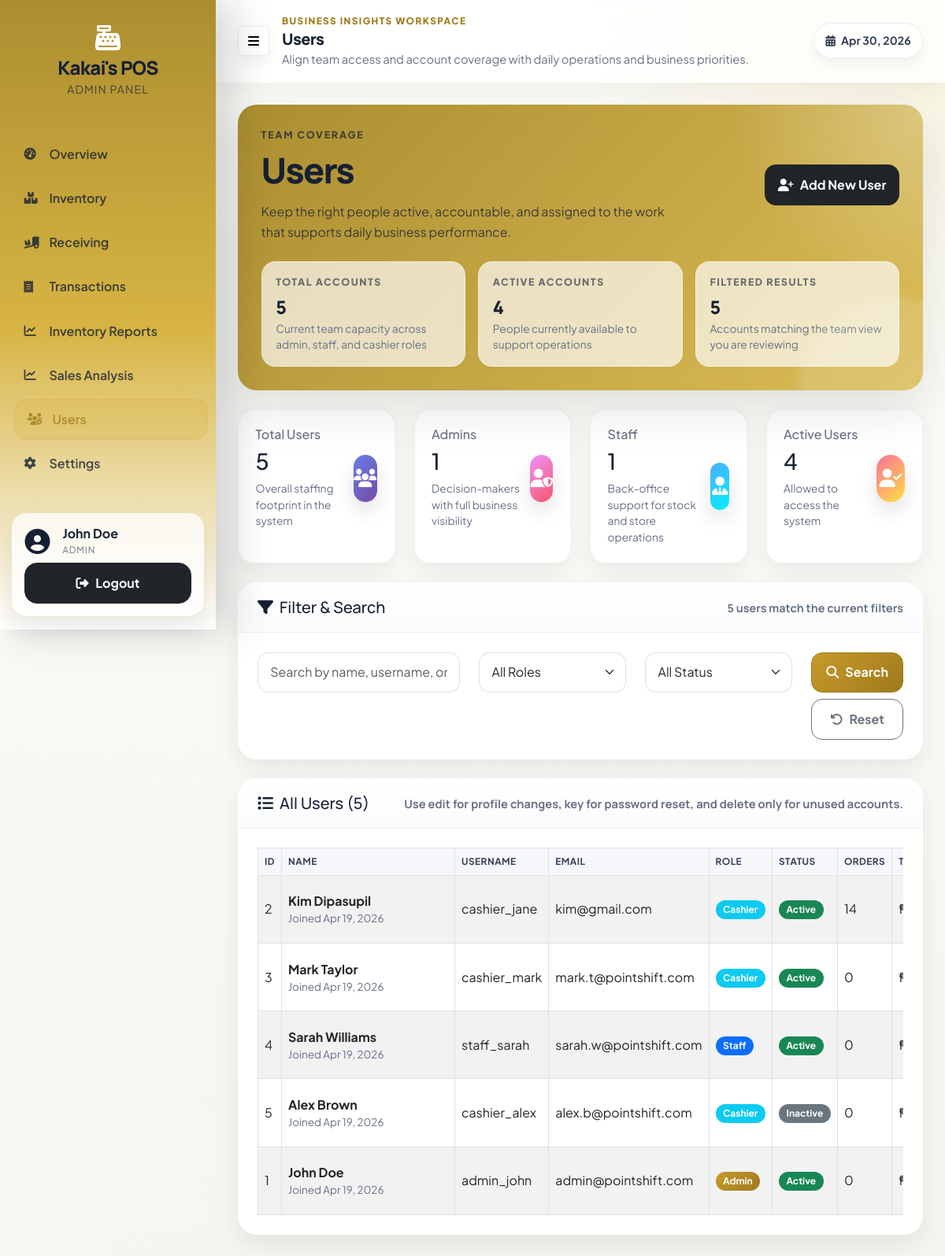
The page /user_management.php (signed in) on the database its author committed.
### tables this page shows
CREATE TABLE IF NOT EXISTS `users` (
  `id` int NOT NULL AUTO_INCREMENT,
  `username` varchar(50) NOT NULL,
  `email` varchar(100) NOT NULL,
  `password` varchar(255) NOT NULL,
  `role` enum('admin','staff','cashier') NOT NULL DEFAULT 'staff',
  `first_name` varchar(50) NOT NULL,
  `last_name` varchar(50) NOT NULL,
  `status` enum('active','inactive') DEFAULT 'active',
  `created_at` timestamp NULL DEFAULT CURRENT_TIMESTAMP,
  `updated_at` timestamp NULL DEFAULT CURRENT_TIMESTAMP ON UPDATE CURRENT_TIMESTAMP,
  PRIMARY KEY (`id`),
  UNIQUE KEY `username` (`username`),
  UNIQUE KEY `email` (`email`)
);

### public/user_management.php (the view, shortened to what this page needs)
<?php
require_once __DIR__ . '/../app/config.php';
$search = $_GET['search'] ?? '';
$query = "SELECT u.*,
          (SELECT COUNT(*) FROM orders WHERE user_id = u.id) as total_orders,
          (SELECT SUM(total_amount) FROM orders WHERE user_id = u.id AND status = 'completed') as total_sales
          FROM users u WHERE 1=1";
$conditions = [];
$query .= $conditions ? ' AND ' . implode(' AND ', $conditions) : '';
$query .= " ORDER BY u.created_at DESC";
$stmt = $conn->prepare($query);
$stmt->execute();
$users = $stmt->get_result()->fetch_all(MYSQLI_ASSOC);
$stats = $conn->query("SELECT
    COUNT(*) as total_users,
    SUM(CASE WHEN role = 'admin' THEN 1 ELSE 0 END) as admin_count,
    SUM(CASE WHEN role = 'staff' THEN 1 ELSE 0 END) as staff_count,
    SUM(CASE WHEN role = 'cashier' THEN 1 ELSE 0 END) as cashier_count,
    SUM(CASE WHEN status = 'active' THEN 1 ELSE 0 END) as active_count
FROM users")->fetch_assoc();
?>
<div class="panel-hero mb-4">
    <div class="row align-items-center g-4">
        <div class="col-lg-8">
            <div class="hero-kicker">Team Coverage</div>
            <h2 class="hero-title">Users</h2>
            <p class="hero-subtitle">Keep the right people active, accountable, and assigned to the work that supports daily business performance.</p>
        </div>
        <div class="col-lg-4 text-lg-end">
            <button class="btn btn-dark btn-custom" data-bs-toggle="modal" data-bs-target="#addUserModal">
                <i class="fas fa-user-plus me-2"></i>Add New User
            </button>
        </div>
    </div>
    <div class="summary-strip mt-4">
        <div class="summary-pill">
            <div class="summary-pill-label">Total Accounts</div>
            <div class="summary-pill-value"><?php echo number_format($stats['total_users']); ?></div>
            <div class="metric-note">Current team capacity across admin, staff, and cashier roles</div>
        </div>
        <div class="summary-pill">
            <div class="summary-pill-label">Active Accounts</div>
            <div class="summary-pill-value"><?php echo number_format($stats['active_count']); ?></div>
            <div class="metric-note">People currently available to support operations</div>
        </div>
        <div class="summary-pill">
            <div class="summary-pill-label">Filtered Results</div>
            <div class="summary-pill-value"><?php echo number_format(count($users)); ?></div>
            <div class="metric-note">Accounts matching the team view you are reviewing</div>
        </div>
    </div>
</div>
<div class="row mb-4 user-management-grid">
    <div class="col-xl-3 col-md-6">
        <div class="stats-card">
            <div class="d-flex justify-content-between align-items-center">
                <div>
                    <h6 class="text-muted mb-2">Total Users</h6>
                    <h3 class="mb-0"><?php echo number_format($stats['total_users']); ?></h3>
                    <div class="user-stat-note mt-2">Overall staffing footprint in the system</div>
                </div>
                <div class="stats-icon" style="background: linear-gradient(135deg, #667eea 0%, #764ba2 100%);">
                    <i class="fas fa-users"></i>
                </div>
            </div>
        </div>
    </div>
    <div class="col-xl-3 col-md-6">
        <div class="stats-card">
            <div class="d-flex justify-content-between align-items-center">
                <div>
                    <h6 class="text-muted mb-2">Admins</h6>
                    <h3 class="mb-0"><?php echo number_format($stats['admin_count']); ?></h3>
                    <div class="user-stat-note mt-2">Decision-makers with full business visibility</div>
                </div>
                <div class="stats-icon" style="background: linear-gradient(135deg, #f093fb 0%, #f5576c 100%);">
                    <i class="fas fa-user-shield"></i>
                </div>
            </div>
        </div>
    </div>
    <div class="col-xl-3 col-md-6">
        <div class="stats-card">
            <div class="d-flex justify-content-between align-items-center">
                <div>
                    <h6 class="text-muted mb-2">Staff</h6>
                    <h3 class="mb-0"><?php echo number_format($stats['staff_count']); ?></h3>
                    <div class="user-stat-note mt-2">Back-office support for stock and store operations</div>
                </div>
                <div class="stats-icon" style="background: linear-gradient(135deg, #4facfe 0%, #00f2fe 100%);">
                    <i class="fas fa-user-tie"></i>
                </div>
            </div>
        </div>
    </div>
    <div class="col-xl-3 col-md-6">
        <div class="stats-card">
            <div class="d-flex justify-content-between align-items-center">
                <div>
                    <h6 class="text-muted mb-2">Active Users</h6>
                    <h3 class="mb-0"><?php echo number_format($stats['active_count']); ?></h3>
                    <div class="user-stat-note mt-2">Allowed to access the system</div>
                </div>
                <div class="stats-icon" style="background: linear-gradient(135deg, #fa709a 0%, #fee140 100%);">
                    <i class="fas fa-user-check"></i>
                </div>
            </div>
        </div>
    </div>
</div>
<div class="content-card mb-4">
    <div class="card-header d-flex justify-content-between align-items-center">
        <h5 class="mb-0"><i class="fas fa-filter me-2"></i>Filter & Search</h5>
        <span class="section-note"><?php echo count($users); ?> users match the current filters</span>
    </div>
    <div class="card-body">
        <form method="GET" action="" class="row filter-form-grid">
            <div class="col-lg-4 col-md-6">
                <input type="text" class="form-control" name="search" placeholder="Search by name, username, or email..." value="<?php echo htmlspecialchars($search); ?>">
            </div>
            <div class="col-lg-3 col-md-6">
                <select class="form-select" name="role_filter">
                    <option value="">All Roles</option>
                </select>
            </div>
            <div class="col-lg-3 col-md-6">
                <select class="form-select" name="status_filter">
                    <option value="">All Status</option>
                </select>
            </div>
            <div class="col-lg-2 col-md-6">
                <div class="d-grid gap-2">
                    <button type="submit" class="btn btn-danger btn-custom">
                        <i class="fas fa-search me-2"></i>Search
                    </button>
                    <a href="user_management.php" class="btn btn-outline-secondary btn-custom">
                        <i class="fas fa-rotate-left me-2"></i>Reset
                    </a>
                </div>
            </div>
        </form>
    </div>
</div>
<div class="content-card">
    <div class="card-header">
        <div class="filter-toolbar">
            <h5 class="mb-0"><i class="fas fa-list me-2"></i>All Users (<?php echo count($users); ?>)</h5>
            <div class="filter-summary">Use edit for profile changes, key for password reset, and delete only for unused accounts.</div>
        </div>
    </div>
    <div class="card-body">
        <div class="table-responsive">
            <table class="table table-striped table-hover table-bordered align-middle mb-0 data-table user-table">
                <thead>
                    <tr>
                        <th>ID</th>
                        <th>Name</th>
                        <th>Username</th>
                        <th>Email</th>
                        <th>Role</th>
                        <th>Status</th>
                        <th class="d-none d-lg-table-cell">Orders</th>
                        <th class="d-none d-xl-table-cell">Total Sales</th>
                    </tr>
                </thead>
                <tbody>
                    <?php if (empty($users)): ?>
                        <tr>
                            <td colspan="10" class="empty-state">No users found for the selected filters.</td>
                        </tr>
                    <?php else: ?>
                        <?php foreach ($users as $user): ?>
                            <tr>
                                <td><?php echo $user['id']; ?></td>
                                <td class="user-name-cell">
                                    <strong><?php echo htmlspecialchars($user['first_name'] . ' ' . $user['last_name']); ?></strong>
                                    <div class="user-meta">Joined <?php echo date('M d, Y', strtotime($user['created_at'])); ?></div>
                                </td>
                                <td><?php echo htmlspecialchars($user['username']); ?></td>
                                <td><?php echo htmlspecialchars($user['email']); ?></td>
                                <td>
                                    <span class="badge <?php
                                        echo $user['role'] == 'admin' ? 'role-badge-admin' :
                                            ($user['role'] == 'staff' ? 'bg-primary' : 'bg-info');
                                    ?>">
                                        <?php echo ucfirst($user['role']); ?>
                                    </span>
                                </td>
                                <td>
                                    <span class="badge <?php echo $user['status'] == 'active' ? 'bg-success' : 'bg-secondary'; ?>">
                                        <?php echo ucfirst($user['status']); ?>
                                    </span>
                                </td>
                                <td class="d-none d-lg-table-cell"><?php echo number_format($user['total_orders']); ?></td>
                                <td class="d-none d-xl-table-cell"><?php echo formatCurrency($user['total_sales'] ?? 0); ?></td>
                            </tr>
                        <?php endforeach; ?>
                    <?php endif; ?>
                </tbody>
            </table>
        </div>
    </div>
</div>
<?php
include __DIR__ . '/../app/views/layout.php';
?>

### app/views/layout.php (style rules this page uses)
:root { --brand: #D4AF37; --brand-deep: #AA8C2C; --brand-soft: #FFF8DC; --accent: #C79A2B; --accent-deep: #9F7A1C; --accent-soft: #F3E4A8; --accent-rgb: 170, 140, 44; --ink: #172033; --muted: #667085; --line: rgba(23, 32, 51, 0.08); --surface: rgba(255, 255, 255, 0.92); --surface-strong: #ffffff; --shadow-lg: 0 24px 60px rgba(17, 24, 39, 0.12); --shadow-md: 0 12px 30px rgba(17, 24, 39, 0.08); --radius-lg: 24px; --radius-md: 18px; --radius-sm: 14px; }
body { min-height: 100vh; color: var(--ink); background: radial-gradient(circle at top right, rgba(212, 175, 55, 0.12), transparent 24%), radial-gradient(circle at bottom left, rgba(255, 255, 255, 0.15), transparent 22%), linear-gradient(180deg, #fefef8 0%, #f5f5f0 100%); font-family: 'Plus Jakarta Sans', 'Segoe UI', sans-serif; overflow-x: hidden; }
.content-card { background: var(--surface); backdrop-filter: blur(12px); border-radius: var(--radius-lg); box-shadow: var(--shadow-md); border: 1px solid rgba(255,255,255,0.72); margin-bottom: 1.5rem; overflow: hidden; }
.content-card .card-header { background: linear-gradient(180deg, rgba(255,255,255,0.84), rgba(248,250,252,0.72)); border-bottom: 1px solid var(--line); padding: 1.2rem 1.5rem; font-weight: 700; font-family: 'Manrope', sans-serif; }
.content-card .card-body { padding: 1.5rem; }
.panel-hero { position: relative; overflow: hidden; padding: 1.85rem; border-radius: var(--radius-lg); background: radial-gradient(circle at top right, rgba(255, 255, 255, 0.3), transparent 26%), linear-gradient(135deg, rgba(170, 140, 44, 0.98), rgba(212, 175, 55, 0.84)); color: #172033; box-shadow: var(--shadow-lg); }
.panel-hero::after { content: ""; position: absolute; inset: auto -80px -120px auto; width: 240px; height: 240px; border-radius: 50%; background: rgba(255,255,255,0.14); filter: blur(6px); }
.hero-kicker { font-size: 0.78rem; font-weight: 800; letter-spacing: 0.14em; text-transform: uppercase; color: rgba(23, 32, 51, 0.72); margin-bottom: 0.5rem; }
.hero-title { font-family: 'Manrope', sans-serif; font-weight: 800; letter-spacing: -0.04em; margin: 0; font-size: clamp(1.9rem, 4vw, 2.8rem); }
.hero-subtitle { color: rgba(23, 32, 51, 0.78); max-width: 52rem; margin: 0.85rem 0 0; font-size: 1rem; line-height: 1.6; }
.stats-card, .metric-card { border-radius: 20px; padding: 1.35rem; background: rgba(255,255,255,0.94); border: 1px solid rgba(15, 23, 42, 0.06); box-shadow: 0 12px 28px rgba(15, 23, 42, 0.07); height: 100%; transition: transform 0.2s ease, box-shadow 0.2s ease, border-color 0.2s ease; }
.stats-icon, .metric-icon { width: 60px; height: 60px; border-radius: 18px; display: inline-flex; align-items: center; justify-content: center; font-size: 1.45rem; color: #fff; box-shadow: 0 12px 24px rgba(15, 23, 42, 0.12); }
.metric-note { color: var(--muted); font-size: 0.86rem; }
.filter-toolbar { display: flex; flex-wrap: wrap; gap: 0.75rem; align-items: center; justify-content: space-between; }
.filter-summary { color: var(--muted); font-size: 0.92rem; }
.summary-strip { display: grid; grid-template-columns: repeat(3, minmax(0, 1fr)); gap: 1rem; }
.summary-pill { border-radius: 18px; padding: 1rem 1.1rem; background: rgba(255,255,255,0.68); border: 1px solid rgba(255,255,255,0.4); }
.summary-pill-label { font-size: 0.78rem; color: rgba(23, 32, 51, 0.62); text-transform: uppercase; letter-spacing: 0.12em; font-weight: 800; margin-bottom: 0.35rem; }
.summary-pill-value { font-family: 'Manrope', sans-serif; font-size: 1.45rem; font-weight: 800; letter-spacing: -0.03em; }
.data-table { min-width: 880px; }
.data-table th { white-space: nowrap; }
.data-table td { white-space: nowrap; }
.form-control, .form-select { border-radius: 14px; border-color: rgba(15, 23, 42, 0.12); padding: 0.8rem 0.95rem; box-shadow: none; }
.btn-custom { border-radius: 14px; font-weight: 700; padding: 0.8rem 1rem; }
.table { margin-bottom: 0; }
.table th { border-top: none; background-color: #f5f7fb; font-weight: 700; color: #344054; text-transform: uppercase; letter-spacing: 0.04em; font-size: 0.74rem; }
.table td { vertical-align: middle; }
.badge { border-radius: 999px; padding: 0.5em 0.8em; font-weight: 700; }
.text-muted { color: var(--muted) !important; }
.btn-danger { background: linear-gradient(135deg, var(--accent), var(--accent-deep)); border-color: var(--accent-deep); color: #fff; }

### rows shown on the page
users: id "2", first_name+last_name "Kim Dipasupil", created_at "Apr 19, 2026", username "cashier_jane", email "kim@gmail.com", role "Cashier", status "Active", total_orders "14"
users: id "3", first_name+last_name "Mark Taylor", created_at "Apr 19, 2026", username "cashier_mark", email "mark.t@pointshift.com", role "Cashier", status "Active", total_orders "0"
users: id "4", first_name+last_name "Sarah Williams", created_at "Apr 19, 2026", username "staff_sarah", email "sarah.w@pointshift.com", role "Staff", status "Active", total_orders "0"
users: id "5", first_name+last_name "Alex Brown", created_at "Apr 19, 2026", username "cashier_alex", email "alex.b@pointshift.com", role "Cashier", status "Inactive", total_orders "0"
users: id "1", first_name+last_name "John Doe", created_at "Apr 19, 2026", username "admin_john", email "admin@pointshift.com", role "Admin", status "Active", total_orders "0"

### other values the page prints
$roleLabel "ADMIN"
$displayName "John Doe"
$pageName "Users"
$pageSubtitle "Align team access and account coverage with daily operations and business priorities."
$stats['total_users'] "5"
$stats['active_count'] "4"
count($users) "5"
$stats['admin_count'] "1"
$stats['staff_count'] "1"
